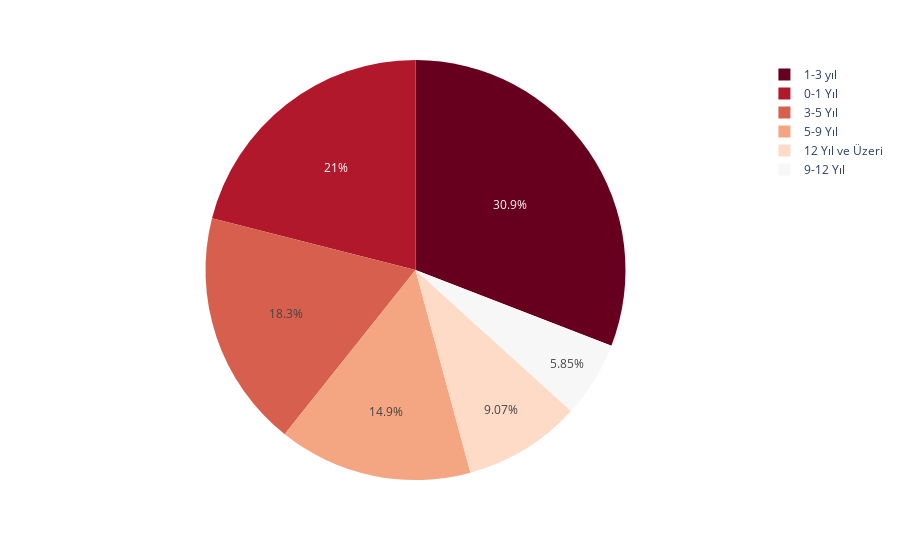

Notebook source saved alongside this figure:
### Code cell
# Visualization of the experience distribution

experience_sum = {}

for i in df['experience'].unique():
    experience_sum[i] = (df['experience'] == i).sum()

experience_df = pd.DataFrame({'Experience': list(experience_sum.keys()), 'Number': list(experience_sum.values())})

fig = px.pie(experience_df, values='Number', names='Experience', color_discrete_sequence=px.colors.sequential.RdBu)

# show the plot
fig.show()

### Figure 1 — Plotly figure (JSON) as saved in the notebook; plotly's stock layout.template omitted (floating-point values rounded to 4 significant figures)
{"data": [{"domain": {"x": [0, 1], "y": [0, 1]}, "hovertemplate": "Experience=%{label}<br>Number=%{value}<extra></extra>", "labels": ["0-1 Yıl", "1-3 yıl", "9-12 Yıl", "5-9 Yıl", "3-5 Yıl", "12 Yıl ve Üzeri"], "legendgroup": "", "name": "", "showlegend": true, "type": "pie", "values": [327, 480, 91, 232, 284, 141]}], "layout": {"legend": {"tracegroupgap": 0}, "margin": {"t": 60}, "piecolorway": ["rgb(103,0,31)", "rgb(178,24,43)", "rgb(214,96,77)", "rgb(244,165,130)", "rgb(253,219,199)", "rgb(247,247,247)", "rgb(209,229,240)", "rgb(146,197,222)", "rgb(67,147,195)", "rgb(33,102,172)", "rgb(5,48,97)"]}}
